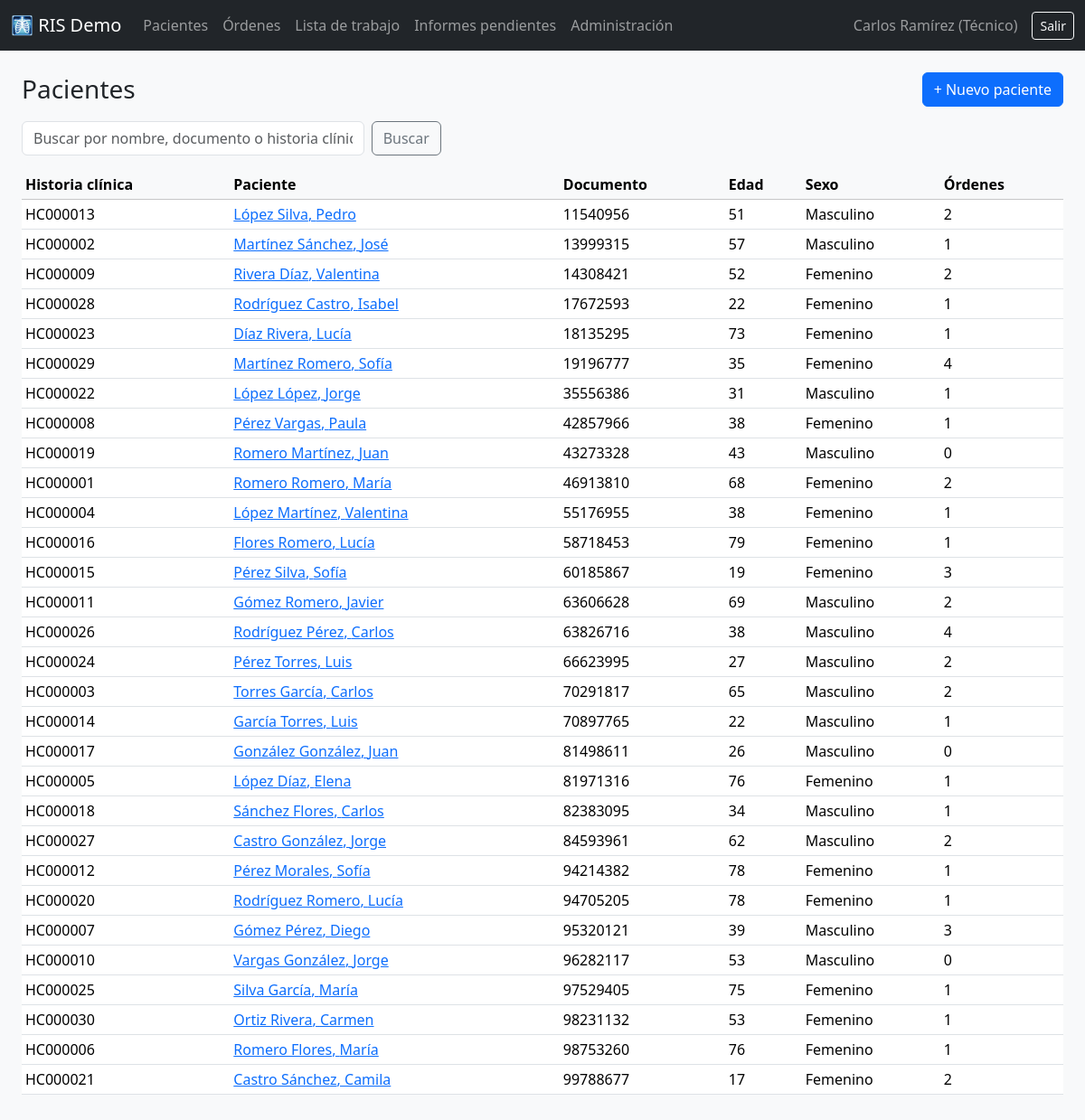
Page /pacientes/ (signed in) on the committed database.
### ris/models.py (models this page shows, shortened)
class Paciente(models.Model):
    class Sexo(models.TextChoices):
        FEMENINO = "F", "Femenino"
        MASCULINO = "M", "Masculino"
        OTRO = "O", "Otro"
    historia_clinica = models.CharField(
        "N.º historia clínica", max_length=20, unique=True, null=True, blank=True, editable=False
    )
    documento = models.CharField("Documento de identidad", max_length=20, unique=True)
    nombres = models.CharField(max_length=100)
    apellidos = models.CharField(max_length=100)
    fecha_nacimiento = models.DateField("Fecha de nacimiento")
    sexo = models.CharField(max_length=1, choices=Sexo.choices)
    telefono = models.CharField("Teléfono", max_length=30, blank=True)
    email = models.EmailField(blank=True)
    creado = models.DateTimeField(auto_now_add=True)
    class Meta:
        ordering = ["apellidos", "nombres"]
    @property
    def edad(self):
        hoy = date.today()
        fn = self.fecha_nacimiento
        return hoy.year - fn.year - ((hoy.month, hoy.day) < (fn.month, fn.day))

### ris/views.py (the view, shortened to what this page needs)
# urls.py: path("pacientes/", views.pacientes_lista, name="pacientes"),
@login_required
def pacientes_lista(request):
    q = request.GET.get("q", "").strip()
    pacientes = Paciente.objects.annotate(num_ordenes=Count("ordenes"))
    return render(request, "ris/pacientes/lista.html", {"pacientes": pacientes, "q": q})

### ris/templates/ris/pacientes/lista.html (shortened to what this page needs)
{% extends "ris/base.html" %}
{% block contenido %}
<div class="d-flex justify-content-between align-items-center mb-3">
  <h1 class="h3 mb-0">Pacientes</h1>
  <a class="btn btn-primary" href="{% url 'ris:paciente_nuevo' %}">+ Nuevo paciente</a>
</div>
<form class="row g-2 mb-3" method="get">
  <div class="col-md-4">
    <input class="form-control" name="q" value="{{ q }}" placeholder="Buscar por nombre, documento o historia clínica">
  </div>
  <div class="col-auto"><button class="btn btn-outline-secondary">Buscar</button></div>
</form>
<table class="table table-sm table-hover bg-white">
  <thead class="table-light">
    <tr><th>Historia clínica</th><th>Paciente</th><th>Documento</th><th>Edad</th><th>Sexo</th><th>Órdenes</th></tr>
  </thead>
  <tbody>
  {% for p in pacientes %}
    <tr>
      <td>{{ p.historia_clinica }}</td>
      <td><a href="{% url 'ris:paciente_detalle' p.pk %}">{{ p.apellidos }}, {{ p.nombres }}</a></td>
      <td>{{ p.documento }}</td>
      <td>{{ p.edad }}</td>
      <td>{{ p.get_sexo_display }}</td>
      <td>{{ p.num_ordenes }}</td>
    </tr>
  {% empty %}
    <tr><td colspan="6" class="text-muted text-center py-3">No se encontraron pacientes.</td></tr>
  {% endfor %}
  </tbody>
</table>
{% endblock %}

### ris/templates/ris/base.html (shortened to what this page needs)
<!doctype html>
<html lang="es">
<head>
  <link href="https://cdn.jsdelivr.net/npm/bootstrap@5.3.3/dist/css/bootstrap.min.css" rel="stylesheet">
</head>
<body class="bg-light">
<nav class="navbar navbar-expand navbar-dark bg-dark mb-4">
  <div class="container-fluid">
    <a class="navbar-brand" href="{% url 'ris:dashboard' %}">🩻 RIS Demo</a>
    {% if user.is_authenticated %}
      <ul class="navbar-nav me-auto">
        <li class="nav-item"><a class="nav-link" href="{% url 'ris:pacientes' %}">Pacientes</a></li>
        <li class="nav-item"><a class="nav-link" href="{% url 'ris:ordenes' %}">Órdenes</a></li>
        <li class="nav-item"><a class="nav-link" href="{% url 'ris:worklist' %}">Lista de trabajo</a></li>
        <li class="nav-item"><a class="nav-link" href="{% url 'ris:informes' %}">Informes pendientes</a></li>
        <li class="nav-item"><a class="nav-link" href="{% url 'admin:index' %}">Administración</a></li>
      </ul>
      <span class="navbar-text me-3">{{ user.get_full_name|default:user.username }}</span>
      <form method="post" action="{% url 'admin:logout' %}">
        <button class="btn btn-outline-light btn-sm">Salir</button>
      </form>
    {% endif %}
  </div>
</nav>
<main class="container-fluid px-4 pb-5">
  {% block contenido %}{% endblock %}
</main>
</body>
</html>

### rows in the picture
Paciente: historia_clinica "HC000013", apellidos "López Silva", nombres "Pedro", documento "11540956", edad "51", sexo "Masculino", num_ordenes "2"
Paciente: historia_clinica "HC000002", apellidos "Martínez Sánchez", nombres "José", documento "13999315", edad "57", sexo "Masculino", num_ordenes "1"
Paciente: historia_clinica "HC000009", apellidos "Rivera Díaz", nombres "Valentina", documento "14308421", edad "52", sexo "Femenino", num_ordenes "2"
Paciente: historia_clinica "HC000028", apellidos "Rodríguez Castro", nombres "Isabel", documento "17672593", edad "22", sexo "Femenino", num_ordenes "1"
Paciente: historia_clinica "HC000023", apellidos "Díaz Rivera", nombres "Lucía", documento "18135295", edad "73", sexo "Femenino", num_ordenes "1"
Paciente: historia_clinica "HC000029", apellidos "Martínez Romero", nombres "Sofía", documento "19196777", edad "35", sexo "Femenino", num_ordenes "4"
Paciente: historia_clinica "HC000022", apellidos "López López", nombres "Jorge", documento "35556386", edad "31", sexo "Masculino", num_ordenes "1"
Paciente: historia_clinica "HC000008", apellidos "Pérez Vargas", nombres "Paula", documento "42857966", edad "38", sexo "Femenino", num_ordenes "1"
Paciente: historia_clinica "HC000019", apellidos "Romero Martínez", nombres "Juan", documento "43273328", edad "43", sexo "Masculino", num_ordenes "0"
Paciente: historia_clinica "HC000001", apellidos "Romero Romero", nombres "María", documento "46913810", edad "68", sexo "Femenino", num_ordenes "2"
Paciente: historia_clinica "HC000004", apellidos "López Martínez", nombres "Valentina", documento "55176955", edad "38", sexo "Femenino", num_ordenes "1"
Paciente: historia_clinica "HC000016", apellidos "Flores Romero", nombres "Lucía", documento "58718453", edad "79", sexo "Femenino", num_ordenes "1"
Paciente: historia_clinica "HC000015", apellidos "Pérez Silva", nombres "Sofía", documento "60185867", edad "19", sexo "Femenino", num_ordenes "3"
Paciente: historia_clinica "HC000011", apellidos "Gómez Romero", nombres "Javier", documento "63606628", edad "69", sexo "Masculino", num_ordenes "2"
Paciente: historia_clinica "HC000026", apellidos "Rodríguez Pérez", nombres "Carlos", documento "63826716", edad "38", sexo "Masculino", num_ordenes "4"
Paciente: historia_clinica "HC000024", apellidos "Pérez Torres", nombres "Luis", documento "66623995", edad "27", sexo "Masculino", num_ordenes "2"
Paciente: historia_clinica "HC000003", apellidos "Torres García", nombres "Carlos", documento "70291817", edad "65", sexo "Masculino", num_ordenes "2"
Paciente: historia_clinica "HC000014", apellidos "García Torres", nombres "Luis", documento "70897765", edad "22", sexo "Masculino", num_ordenes "1"
Paciente: historia_clinica "HC000017", apellidos "González González", nombres "Juan", documento "81498611", edad "26", sexo "Masculino", num_ordenes "0"
Paciente: historia_clinica "HC000005", apellidos "López Díaz", nombres "Elena", documento "81971316", edad "76", sexo "Femenino", num_ordenes "1"
Paciente: historia_clinica "HC000018", apellidos "Sánchez Flores", nombres "Carlos", documento "82383095", edad "34", sexo "Masculino", num_ordenes "1"
Paciente: historia_clinica "HC000027", apellidos "Castro González", nombres "Jorge", documento "84593961", edad "62", sexo "Masculino", num_ordenes "2"
Paciente: historia_clinica "HC000012", apellidos "Pérez Morales", nombres "Sofía", documento "94214382", edad "78", sexo "Femenino", num_ordenes "1"
Paciente: historia_clinica "HC000020", apellidos "Rodríguez Romero", nombres "Lucía", documento "94705205", edad "78", sexo "Femenino", num_ordenes "1"
Paciente: historia_clinica "HC000007", apellidos "Gómez Pérez", nombres "Diego", documento "95320121", edad "39", sexo "Masculino", num_ordenes "3"
Paciente: historia_clinica "HC000010", apellidos "Vargas González", nombres "Jorge", documento "96282117", edad "53", sexo "Masculino", num_ordenes "0"
Paciente: historia_clinica "HC000025", apellidos "Silva García", nombres "María", documento "97529405", edad "75", sexo "Femenino", num_ordenes "1"
Paciente: historia_clinica "HC000030", apellidos "Ortiz Rivera", nombres "Carmen", documento "98231132", edad "53", sexo "Femenino", num_ordenes "1"
Paciente: historia_clinica "HC000006", apellidos "Romero Flores", nombres "María", documento "98753260", edad "76", sexo "Femenino", num_ordenes "1"
Paciente: historia_clinica "HC000021", apellidos "Castro Sánchez", nombres "Camila", documento "99788677", edad "17", sexo "Femenino", num_ordenes "2"

### other values in the picture
{{ user.get_full_name|default:user.username }} "Carlos Ramírez (Técnico)"
